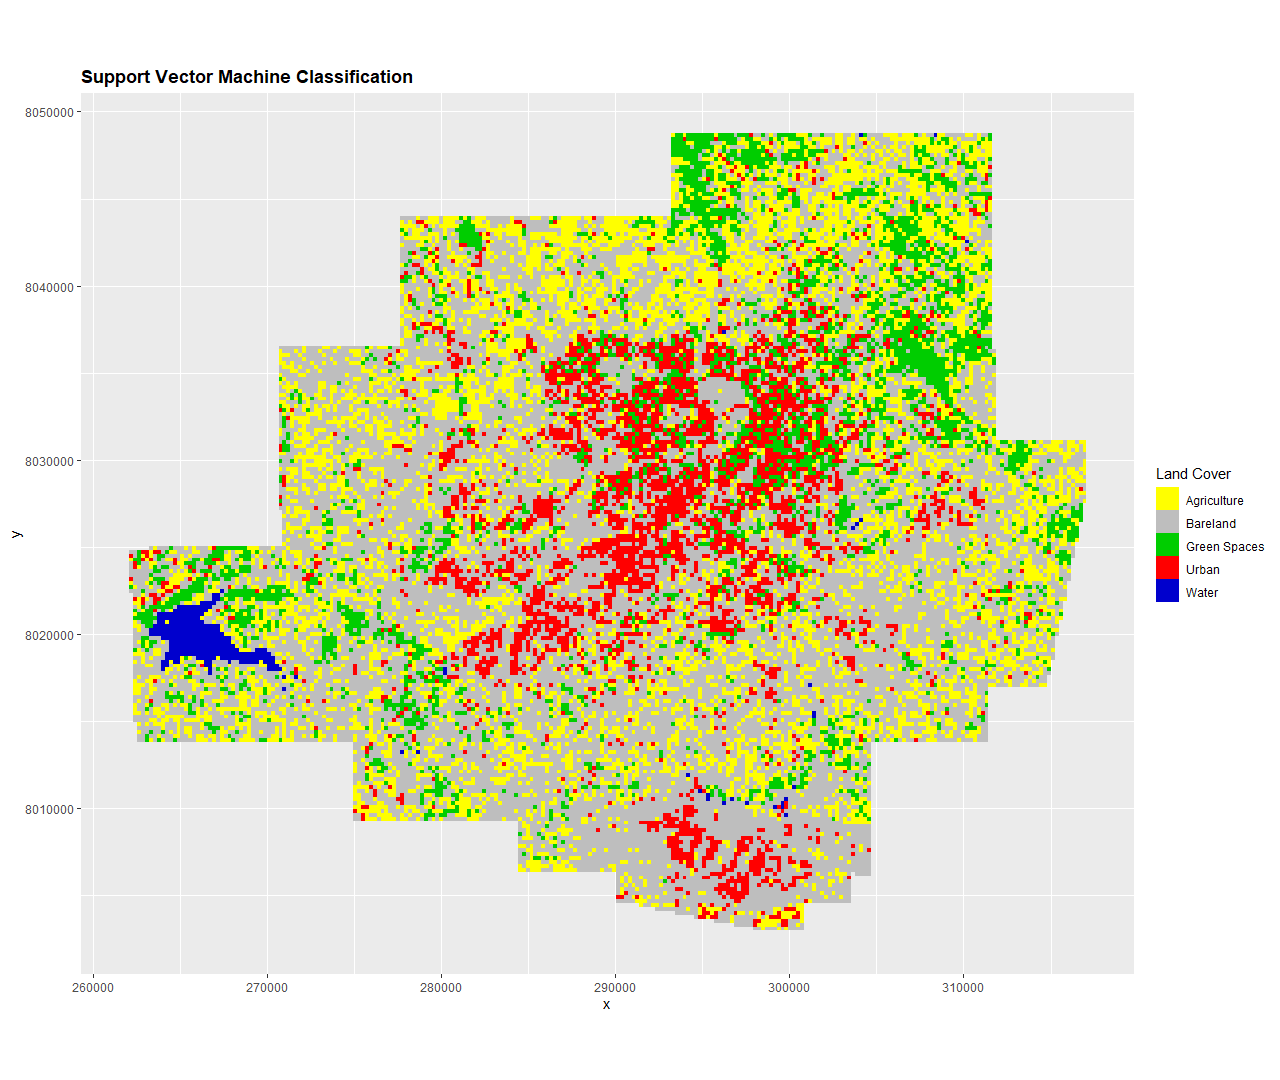

The script that saved this image:
#rm(list=ls)
library(sp)
library(rgdal)
library(raster)
library(reshape)
library(grid)
library(gridExtra)
library(RStoolbox)
library(caret)
library(rasterVis)
library(corrplot)
library(doParallel)
library(NeuralNetTools)
library(rstudioapi)
library(ggplot2)
library(e1071)

# load data
setwd(dirname(getActiveDocumentContext()$path))
getwd()

raslist = list.files(getwd(),pattern="img$", full.names = T)
rasVars = stack(raslist)

rasVars

#visualize bands
plot(rasVars)


# training data
ta_data = readOGR(getwd(), "TA_1984")

summary(ta_data)

# Use training points to extract reflectance values
# Next, assign raster values to the training data set.
ta = as.data.frame(extract(rasVars, ta_data))
ta_data@data=data.frame(ta_data@data,ta[match(rownames(ta_data@data),
                                              rownames(ta)),])

#check str
str(ta_data@data)


#check NAs
complete.cases(ta_data@data)
length(ta_data@data[is.na(ta_data@data)])
dim(ta_data@data)

ta_data@data = na.omit(ta_data@data)
length(ta_data@data[is.na(ta_data@data)])
complete.cases(ta_data@data)
dim(ta_data@data)

# Prepare training and test data sets-------
hre_seed = 27
set.seed(hre_seed)

# split data sets
inTraining =createDataPartition(ta_data@data$Cl1984,
                                p=.80, list=F)
training = ta_data@data[inTraining,]
testing = ta_data@data[-inTraining,]

#check dimensions
dim(training)
dim(testing)


#correlation matrix
bandCorrelations = cor(training[,2:43])
dim(bandCorrelations)

# correlation 
corrplot(bandCorrelations, method = "color",
         order = 'hclust')

# cutoff with 0.8
highCorrelated = findCorrelation(bandCorrelations,
                                 cutoff = 0.8)

length(highCorrelated)
# names of high correlated variables
names(training)[highCorrelated]


# set-up model tuning parameters
hre_seed=27
set.seed(hre_seed)
fitControl = trainControl(method = "repeatedcv",
                          number = 5,
                          repeats = 5)
# SVM---------------

cl = makePSOCKcluster(5)
registerDoParallel(cl)


timeStart = proc.time()

# svm_model = caret::train(factor(Cl1984)~.,data = training[-highCorrelated],
#                          method="svmRadial",
#                          trControl = fitControl,
#                          preProc = c("center","scale"),
#                          tuneLength=3)

#remove high correlated data
svm_model = caret::train(factor(Cl1984)~.,data = training[-highCorrelated],
                 method="svmRadial",
                 trControl = fitControl,
                 preProc = c("center","scale"),
                 tuneLength=3)
proc.time() - timeStart
stopCluster(cl)


print(svm_model)
plot(svm_model)

#check the best model
svm_model$finalModel

# The output shows that only 4,626 support vectors were selected
# from a total of 6,195 training samples

# check importance of variables
# svm_varImp =varImp(svm_model, competes = FALSE)
# plot(svm_varImp)

pred_svm = predict(svm_model, newdata=testing)

svm_confmatr = confusionMatrix(data=pred_svm, factor(testing$Cl1984))
svm_confmatr


#KNN -------------
cl = makePSOCKcluster(5)
registerDoParallel(cl)
set.seed(hre_seed) 
training$Cl1984=factor(training$Cl1984)
knn_model =train(Cl1984~., data=training,
                     method="kknn",
                     preProcess=c("center","scale"),
                     trControl=fitControl)
proc.time() - timeStart
stopCluster(cl)

# attributes
print(knn_model)
plot(knn_model)

knn_model$finalModel

# display variable importance using the varImp() function
knn_varImp = caret::varImp(knn_model, competes=F)
plot(knn_varImp)


# now let's predict
predKnn = predict(knn_model,newdata=testing)
knn_matr=confusionMatrix(data=predKnn, factor(testing$Cl1984) )
knn_matr

#PREDICT
timeStart =proc.time()
cl = makePSOCKcluster(5)
registerDoParallel(cl)
LC_knn <-predict(rasVars,knn_model)
LC_svm <-predict(rasVars,svm_model)
proc.time() - timeStart
stopCluster(cl)

LC_svm_plot <- gplot(LC_svm) + geom_raster(aes(fill= factor(value, labels=c("Agriculture", "Bareland","Green Spaces", "Urban", "Water")))) +
  scale_fill_manual(values = c("yellow", "grey", "green3", "red", "blue3"),na.translate = F,name= "Land Cover") + 
  ggtitle("Support Vector Machine Classification") +
  theme(plot.title = element_text(lineheight=.4, face="bold")) + coord_equal()
LC_svm_plot
ggsave(plot=LC_svm_plot, "LC_svm_plot.tiff", device = "tiff")

LC_knn_plot <- gplot(LC_knn) + geom_raster(aes(fill = factor(value, labels=c("Agriculture", "Bareland", "Green Spaces", "Urban", "Water")))) + scale_fill_manual(values = c("yellow", "grey", "green3", "red", "blue3"),na.translate = F, name= "Land Cover") + ggtitle("K Nearest Neighbour Classification") +
  theme(plot.title = element_text(lineheight=.4, face="bold")) + coord_equal()
LC_knn_plot 
ggsave(plot=LC_knn_plot, "LC_knn_plot.tiff", device = "tiff")
grid.arrange(LC_knn_plot, LC_svm_plot, ncol=2)

# LC_84_Multdate <- gplot(LC_rf_84_multidate ) + geom_raster(aes(fill = factor(value, 
#                                                                              labels=c("Agriculture", "Bareland", "Green Spaces", "Urban", "Water")))) + 
#   scale_fill_manual(values = c("yellow", "grey", "green3", "red", "blue3"),na.translate = F, name= "Land Cover") + ggtitle("Random Forest Classification") +theme(plot.title = element_text(lineheight=.4, face="bold")) + coord_equal()
# LC_84_Multdate
# 
# grid.arrange(LC_knn_plot, LC_svm_plot,LC_rf_84_MultiVariables2, ncol=2)

